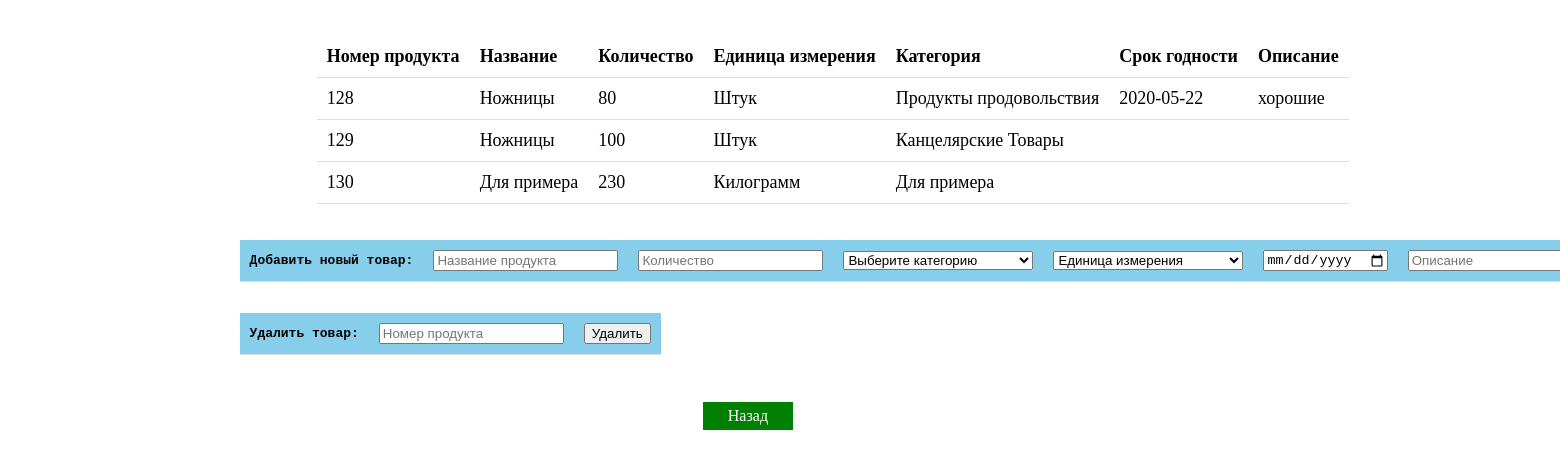
The app's page /Site/view/employee/ProductInStock.php with its own data.
### Site/view/employee/ProductInStock.php (the view, shortened to what this page needs)
<?php
		$host = 'localhost';
		$user = 'root';
		$password = '';
		$db_name = 'enterprise_products';
		$link = mysqli_connect($host, $user, $password, $db_name);
?>
<div class='all'>
<table id="prod"  style ="font-size:18px">
	<tr>
		<th>Номер продукта</th>
		<th>Название</th>
		<th>Количество</th>
		<th>Единица измерения</th>
		<th>Категория</th>
		<th>Срок годности</th>
		<th>Описание</th>
	</tr>
	</div>
<?php
		$query = "SELECT * FROM `in stock`";
		$result = mysqli_query($link, $query) or die(mysqli_error($link));
		for ($data = []; $row = mysqli_fetch_assoc($result); $data[] = $row);
		$result = '';
		foreach ($data as $elem) {
			$result .= '<tr>';
			$result .= '<td>' . $elem['id_product'] . '</td>';
			$result .= '<td>' . $elem['name'] . '</td>';
			$result .= '<td>' . $elem['amount'] . '</td>';
			$result .= '<td>' . $elem['unit'] . '</td>';
			$result .= '<td>' . $elem['categori'] . '</td>';
			$result .= '<td>' . $elem['shelf life'] . '</td>';
			$result .= '<td>' . $elem['description'] . '</td>';
			$result .= '</tr>';
		}
		echo $result;
	?>
<form action="ProductInStock2.php" method="post">
<table  id="forma">
   <tr>
   <td><pre><b>Добавить новый товар:</b></pre></td>
      <td>
         <input type="text" name="name"  placeholder="Название продукта"/>
      </td>
      <td>
         <input type="text" name="amount"  placeholder="Количество"/>
      </td>
	  <td>
		 <select name="categori">
		 <option value="none" hidden="">Выберите категорию</option>
		</select>
      </td>
	  <td>
	  <select name="unit">
		 <option value="none" hidden="">Единица измерения</option>
		</select>
      </td>
	  <td>
         <input type="date" name="shelf_life" size="30"  placeholder="Срок годности"/>
      </td>
	  <td>
         <input type="text" name="description"  placeholder="Описание"/>
      </td>
   </tr>
</table>
</form>
<form action="delProd.php" method="post">
<table  id="forma" >
   <tr>
   <td><pre><b>Удалить товар:</b></pre></td>
      <td>
         <input type="number" name="nomer"  placeholder="Номер продукта"/>
      </td>
      <td>
         <input type="submit" name="remove"  value="Удалить"/>
      </td>
</table>
</form>
<a href="employee.php">Назад</a>

### Site/view/employee/ProductInStock.php (style rules this page uses)
select { width: 190px; hight: 50px; }
#forma { margin: 2% 5% 1% 15%; background-color: skyblue; }
table { margin: 2em 0 2em 20%; border-bottom: 1px solid #ddd; border-collapse: collapse; }
th, td { padding: 10px; text-align: left; border-bottom: 1px solid #ddd; }
a:link, a:visited { background-color: green; color: white; padding: 5px 25px; text-align: center; text-decoration: none; display: inline-block; margin:2% 0 0 45%; }

### records on screen
in stock: id_product "128", name "Ножницы", amount "80", unit "Штук", categori "Продукты продовольствия", shelf life "2020-05-22", description "хорошие"
in stock: id_product "129", name "Ножницы", amount "100", unit "Штук", categori "Канцелярские Товары"
in stock: id_product "130", name "Для примера", amount "230", unit "Килограмм", categori "Для примера"
